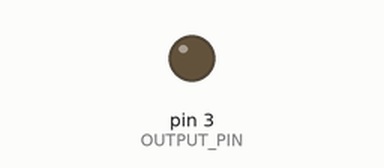
A sketch run on a simulated Arduino Nano, built with avr-gcc and run on an emulated ATmega328P. Parts: output pins drawn as LEDs (lit = HIGH). What the sketch prints to the serial monitor is not drawn.

Above: at 1.3 s.
At 3.62 s:
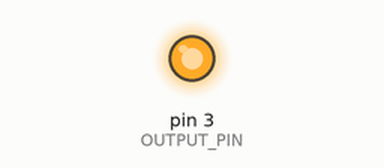
Timing chart, 0 to 3.9 s (numbered marks = the images above):
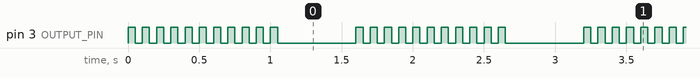

Measured:
- by itself, pin 3 (OUTPUT_PIN): moves between LOW and HIGH, repeating every 1.6 s

The sketch:

transmitter_pwd.ino
```cpp
/*********************************************************************************
 * --- Project: -------- Doppler ultrasound for blood pressure devices
 * --- Authors: -------- Maria N. Petrou
 * --- Description: ---- Pulse Wave Doppler transmitter using the PWM signal
 * --------------------- on an Arduino Nano to time synchronise.
 ******************************************************************************/
#define OUTPUT_PIN 3            // Read generated pulse signal

// Variables
float frequency;        // Desired frequency [Hz]
float gateFreq;         // Desired gate frequency [Hz]
float dutyCycle;        // Desired duty cycle (pulse width) [%]

double period;          // The waveform's period
double offTime;         // Pulse LOW time period
double onTime;          // Pulse HIGH time period
long longOffTime;
long longOnTime;

double noLoops;         // The gate's period
double periodGate;      // The gate's period
double gateOffTime;     // Pulse LOW time period
long gateLongOffTime;
int i = 0;

/// Initialize Serial port and global vars
void setup() {
  Serial.begin(9600);
  while(! Serial)
    ;
  pinMode(OUTPUT_PIN, OUTPUT);

  // Initalize the frequency and the duty cycle.
  frequency = 10;
  gateFreq = 100;
  dutyCycle = 50;
  calc();
}

void calc() {
    // Calculate the period and the amount of time the output is on for (HIGH) and
    // off for (LOW).
    period = 1000.0 / frequency;
    offTime = period - (period * (dutyCycle/100.0));
    onTime = period - offTime;
    longOnTime = (long) onTime;
    longOffTime = (long) offTime;
    Serial.print("onTime:");
    Serial.print(longOnTime);
    Serial.print("\noffTime:");
    Serial.print(longOffTime);

    noLoops = gateFreq/frequency;
    periodGate = 1000.0 / frequency;
    gateOffTime = period - (periodGate * (dutyCycle/100.0));
    gateLongOffTime = 10*longOffTime; // (long) gateOffTime;
}

// Main loop
void loop() {
  // write the generated pulse signal to output pin
  if (i <= noLoops) {
    digitalWrite(OUTPUT_PIN, HIGH);
    delay(longOnTime);

    digitalWrite(OUTPUT_PIN, LOW);
    delay(longOffTime);
    i = i+1;
  }
  else {
    digitalWrite(OUTPUT_PIN, LOW);
    delay(gateLongOffTime);
    i = 0;
  }
}
```
